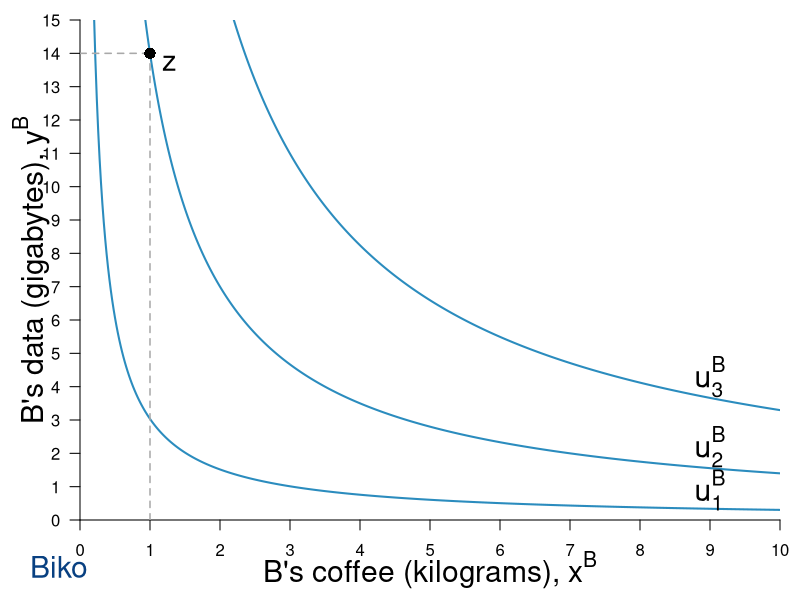

Reproduce this figure in R.
require(ggplot2)
require(shape)
#pdf(file = "property_fig1bSTEP1.pdf", width = 9, height = 7)
#pdf(file = "property_fig1bSTEP2.pdf", width = 9, height = 7)
pdf(file = "property/property_fig1b.pdf", width = 9, height = 7)

#Set parameters for graphics
#Annotation is bigger because it is a 3-panel figure
axislabelsize <- 1.8
annotatesize <- 1.8
labelsize <- 1.5
graphlinewidth <- 2
segmentlinewidth <- 1.5
namesize <- 1.8

COL <- c("#7fc97f", "#beaed4", "#fdc086", "#ffff99", "#386cb0", "#f0027f", "#bf5b17", "#666666")
COLA <- c("#99d8c9","#66c2a4","#41ae76", "#238b45", "#005824")
COLB <- c("#4eb3d3", "#2b8cbe", "#0868ac","#084081")

uA <- function(x, y, alpha = 0.5, lambda = 0.4) {
  (x^(alpha)*y^(1 - alpha))^(1-lambda)*((10 - x)^(alpha)*(15 - y)^(1 - alpha))^lambda
}

indiffcurveB1 <- function(x, U = 3.741657, A = 1, a = 0.5) {
  ((((U-2)/A)*(1/x)^a)^(1/(1-a)))
}

indiffcurveB2 <- function(x, U = 3.741657, A = 1, a = 0.5) {
  (((U/A)*(1/x)^a)^(1/(1-a)))
}

indiffcurveB3 <- function(x, U = 3.741657, A = 1, a = 0.5) {
  ((((U+2)/A)*(1/x)^a)^(1/(1-a)))
}

#Aisha happens to have found 8 coffee and 2 data, 
#and Betty happens to have found 2 coffee and 13 data. 
#Aisha's utility (8^0.5)*(2^0.5) = 4
#Betty's utility (2^0.5)*(13^0.5) = 5.09

#COL <- c("#1B9E77", "#D95F02", "#7570B3", "#E7298A", "#66A61E", "#E6AB02", "#A6761D", "#666666")
#COL <- c("#7fc97f", "#beaed4", "#fdc086", "#ffff99")
COL <- c("#fc9272", "#fb6a4a", "#ef3b2c","#cb181d", "#99000d")
par(mar =  c(4, 4, 1, 1))
xlims <- c(0, 10)
ylims <- c(0, 15)



plot(0, 0, xlim = xlims, ylim = ylims, type = "n",
     xlab = "",
     ylab = "",
     xaxt = "n", 
     yaxt = "n", 
     cex.lab = axislabelsize, 
     bty = "n",
     xaxs="i", 
     yaxs="i")

text(0.5*xlims[2], -1.5, expression(paste("B's coffee (kilograms), ", x^B)), xpd = TRUE, cex = axislabelsize) 
text(-0.7, 0.5*ylims[2], expression(paste("B's data (gigabytes), ", y^B)), xpd = TRUE, cex = axislabelsize, srt = 90) 


npts <- 501 
npts2 <- 501
#Specify the sequences of points for graphing. 
xx1 <- seq(xlims[1], xlims[2], length.out = npts)
#xx2 <- seq(xlims[1], xlims[2], length.out = npts)
#xx3 <- seq(xlims[1], xlims[2], length.out = npts2)
#xx4 <- seq(xlims[1], 10, length.out = npts2)

#Draw the lines for the graphs
lines(xx1, indiffcurveB1(xx1), col = COLB[2], lwd = graphlinewidth)
lines(xx1, indiffcurveB2(xx1), col = COLB[2], lwd = graphlinewidth)
lines(xx1, indiffcurveB3(xx1), col = COLB[2], lwd = graphlinewidth)
#lines(xx2, solowCondition(xx2, delta = 5), col = COL[3], lwd = 4)
#lines(xx2, solowInfeas(xx2, delta = 5), col = COL[1], lwd = 4, lty = 2)

#Customize ticks and labels for the plot
ticksy <- seq(from = 0, to = 15, by = 1)
ylabels <- seq(from = 0, to = 15, by = 1)
ticksx <- seq(from = 0, to = 10, by = 1)
xlabels <- seq(from = 0, to = 10, by = 1)
axis(1, at = ticksx, pos = 0, labels = xlabels)
axis(2, at = ticksy, pos = 0, labels = ylabels, las = 1)

#Annotation of the three graphs and the NE
text(9, 0.9, expression(u[1]^B), cex = annotatesize)
text(9, 2.2, expression(u[2]^B), cex = annotatesize)
text(9, 4.3, expression(u[3]^B), cex = annotatesize)

#Line to label B's endowment
segments(0, 14, 1, 14, lty = 2, col = "darkgray", lwd = segmentlinewidth)
segments(1, 0, 1, 14, lty = 2, col = "darkgray", lwd = segmentlinewidth)

#Add a point for Aisha's endowment
points(1, 14, pch = 16, col = "black", cex = 1.5)

#Annotating B's endowment
text(1.28, 13.7, expression(z), cex = annotatesize-0.05)
#text(1.91, 13.7, expression((list(x[z]^B, y[z]^B))), cex = annotatesize-0.05)


text(-0.3, -1.4, expression("Biko"), xpd = TRUE, cex = namesize, col = COLB[4])
#text(10.4, 16.4, expression("Biko"), xpd = TRUE, cex = namesize, col = COLB[4])

#Arrow to Slope of BRF
#Arrows(14.2, 0.12, 12.2, 0.12, col = "black", lty = 1, lwd = 2, arr.type = "triangle")
#text(16.8, 0.12, expression(paste("Slope = ", q[p])))

#Arrow to Slope of isoprofit
#Arrows(13, 0.80, 15, 0.80, col = "black", lty = 1, lwd = 2, arr.type = "triangle")
#text(10.2, 0.80, expression(paste("Slope = ", frac(q, p))))

dev.off()
